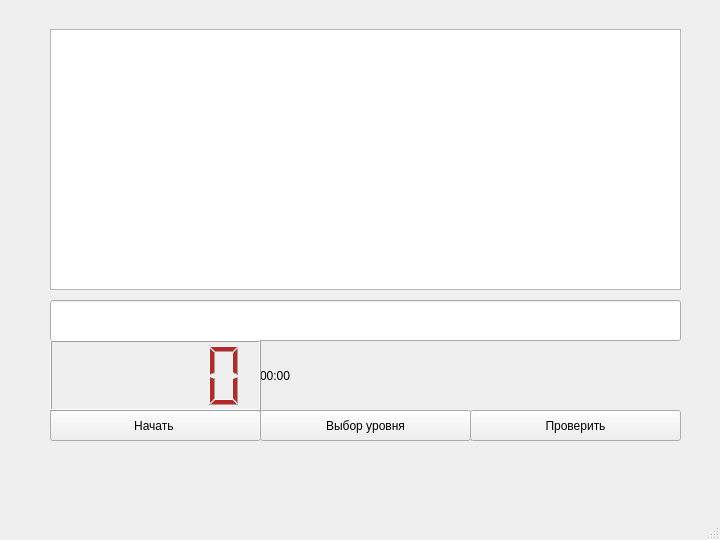
<?xml version="1.0" encoding="UTF-8"?>
<ui version="4.0">
 <class>ThirdWindow</class>
 <widget class="QMainWindow" name="ThirdWindow">
  <property name="geometry">
   <rect>
    <x>0</x>
    <y>0</y>
    <width>720</width>
    <height>540</height>
   </rect>
  </property>
  <property name="windowTitle">
   <string>MainWindow</string>
  </property>
  <widget class="QWidget" name="centralwidget">
   <widget class="QLabel" name="backside">
    <property name="geometry">
     <rect>
      <x>-130</x>
      <y>-30</y>
      <width>1028</width>
      <height>601</height>
     </rect>
    </property>
    <property name="maximumSize">
     <size>
      <width>1028</width>
      <height>1024</height>
     </size>
    </property>
    <property name="font">
     <font>
      <family>Times New Roman</family>
      <pointsize>14</pointsize>
     </font>
    </property>
    <property name="contextMenuPolicy">
     <enum>Qt::NoContextMenu</enum>
    </property>
    <property name="text">
     <string/>
    </property>
    <property name="pixmap">
     <pixmap resource="resourse.qrc">:/res/img/backside.jpg</pixmap>
    </property>
    <property name="scaledContents">
     <bool>true</bool>
    </property>
   </widget>
   <widget class="QLineEdit" name="lineEdit">
    <property name="geometry">
     <rect>
      <x>50</x>
      <y>300</y>
      <width>631</width>
      <height>41</height>
     </rect>
    </property>
   </widget>
   <widget class="QPushButton" name="pushButton">
    <property name="geometry">
     <rect>
      <x>470</x>
      <y>410</y>
      <width>211</width>
      <height>31</height>
     </rect>
    </property>
    <property name="text">
     <string>Проверить</string>
    </property>
   </widget>
   <widget class="QPushButton" name="pushButton_2">
    <property name="geometry">
     <rect>
      <x>50</x>
      <y>410</y>
      <width>211</width>
      <height>31</height>
     </rect>
    </property>
    <property name="text">
     <string>Начать </string>
    </property>
   </widget>
   <widget class="QPushButton" name="pushButton_3">
    <property name="geometry">
     <rect>
      <x>260</x>
      <y>410</y>
      <width>211</width>
      <height>31</height>
     </rect>
    </property>
    <property name="text">
     <string>Выбор уровня</string>
    </property>
   </widget>
   <widget class="QTextEdit" name="textEdit">
    <property name="geometry">
     <rect>
      <x>50</x>
      <y>29</y>
      <width>631</width>
      <height>261</height>
     </rect>
    </property>
    <property name="font">
     <font>
      <family>Times New Roman</family>
      <pointsize>14</pointsize>
     </font>
    </property>
   </widget>
   <widget class="QLabel" name="timertext">
    <property name="geometry">
     <rect>
      <x>260</x>
      <y>340</y>
      <width>191</width>
      <height>71</height>
     </rect>
    </property>
    <property name="text">
     <string>00:00</string>
    </property>
   </widget>
   <widget class="QLCDNumber" name="lcdNumber">
    <property name="geometry">
     <rect>
      <x>50</x>
      <y>340</y>
      <width>211</width>
      <height>71</height>
     </rect>
    </property>
    <property name="styleSheet">
     <string notr="true">color:#BA2727;</string>
    </property>
   </widget>
   <zorder>backside</zorder>
   <zorder>pushButton</zorder>
   <zorder>pushButton_2</zorder>
   <zorder>pushButton_3</zorder>
   <zorder>textEdit</zorder>
   <zorder>timertext</zorder>
   <zorder>lineEdit</zorder>
   <zorder>lcdNumber</zorder>
  </widget>
  <widget class="QStatusBar" name="statusbar"/>
  <widget class="QMenuBar" name="menubar">
   <property name="geometry">
    <rect>
     <x>0</x>
     <y>0</y>
     <width>720</width>
     <height>21</height>
    </rect>
   </property>
  </widget>
 </widget>
 <resources>
  <include location="resourse.qrc"/>
 </resources>
 <connections/>
</ui>
